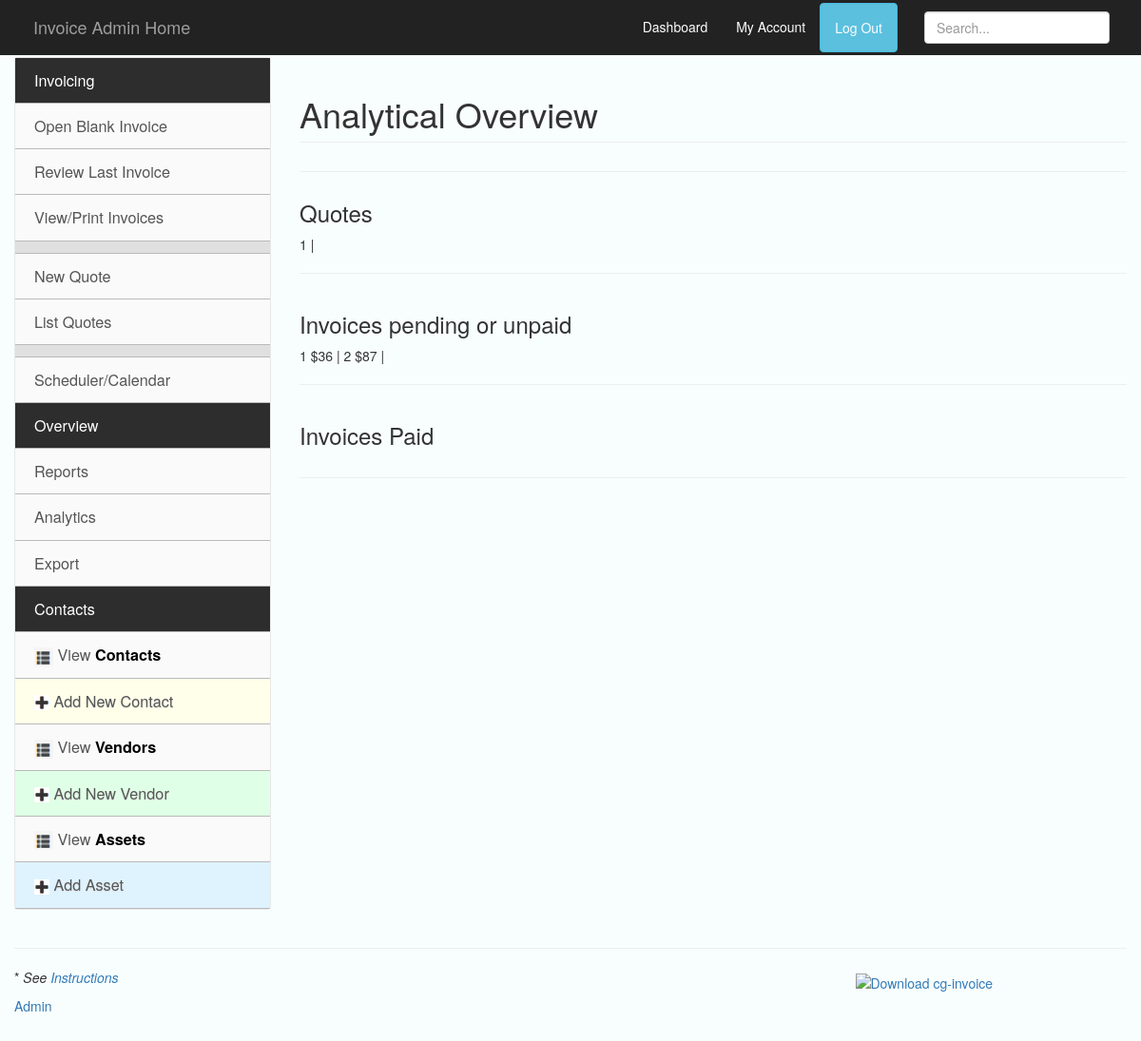
The page /monthly.php (signed in) on the database its author committed.
### tables this page shows
CREATE TABLE `cgquote` (
  `id` int(6) NOT NULL,
  `name` varchar(25) NOT NULL DEFAULT '',
  `phone` varchar(16) DEFAULT NULL,
  `address` varchar(225) DEFAULT NULL,
  `date` varchar(30) DEFAULT NULL,
  `invnum` varchar(25) DEFAULT NULL,
  `work` text NOT NULL,
  `sub` int(7) DEFAULT NULL,
  `tax` int(7) DEFAULT NULL,
  `total` int(11) DEFAULT NULL,
  `paid` varchar(50) DEFAULT NULL,
  `status` tinyint(1) NOT NULL DEFAULT '0'
);

CREATE TABLE `cginvoice` (
  `id` int(6) NOT NULL,
  `name` varchar(25) NOT NULL DEFAULT '',
  `phone` varchar(16) DEFAULT NULL,
  `address` varchar(225) DEFAULT NULL,
  `date` varchar(30) DEFAULT NULL,
  `invnum` varchar(25) DEFAULT NULL,
  `cust` varchar(12) DEFAULT NULL,
  `model` varchar(50) DEFAULT NULL,
  `work` text NOT NULL,
  `sub` int(7) DEFAULT NULL,
  `tax` int(7) DEFAULT NULL,
  `total` int(11) DEFAULT NULL,
  `paid` varchar(50) DEFAULT NULL,
  `status` tinyint(1) NOT NULL DEFAULT '0'
);

### monthly.php (the view, shortened to what this page needs)
<?php
include('header.php');
?>
    <h1 class="page-header">Analytical Overview</h1>
        <h2 class="sub-header"></h2>
            <div class="table-responsive">
                <h3>Quotes</h3>
<?php
include_once('inc/db.php');
    $query = 'SELECT * FROM cgquote';
        foreach ($dbh->query($query) as $row) {
?>
<tr>
<td><?php echo $row['id']; ?> | <?php } ?></td></tr>
          </div>
<hr>
          <div class="table-responsive">
<h3>Invoices pending or unpaid</h3>
<?php
include_once('inc/db.php');
    $query = 'SELECT * FROM cginvoice WHERE `status` = 0 OR 1';
        foreach ($dbh->query($query) as $row) {
?>
<tr>
<td><?php echo $row['id']; ?>  $<?php echo $row['total']; ?> | <?php } ?></td></tr>
          </div>
<hr>
          <div class="table-responsive">
<h3>Invoices Paid</h3>
          </div>
<hr>
<?php include('footer.php'); ?>

### printstyles.css (style rules this page uses)
body { padding-top: 50px; background: #f8fefe; }
.sub-header { padding-bottom: 10px; border-bottom: 1px solid #eee; }

### rows shown on the page
cgquote: id "1"
cginvoice: id "1", total "36"
cginvoice: id "2", total "87"
